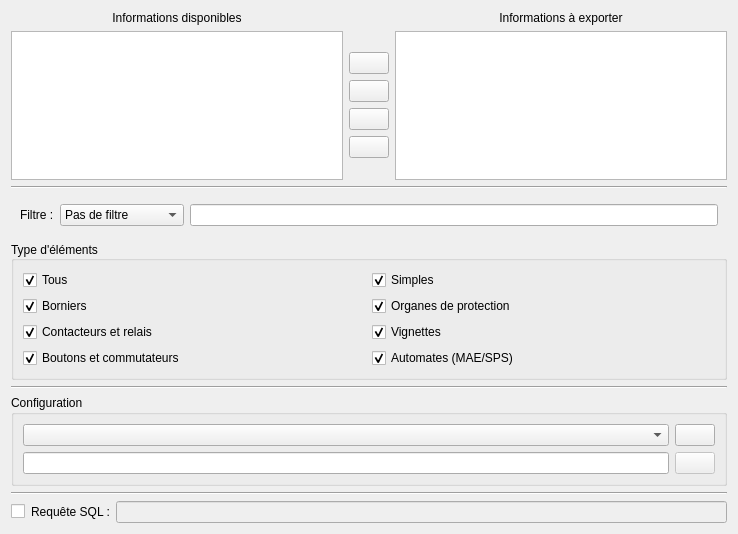
<?xml version="1.0" encoding="UTF-8"?>
<ui version="4.0">
 <class>ElementQueryWidget</class>
 <widget class="QWidget" name="ElementQueryWidget">
  <property name="geometry">
   <rect>
    <x>0</x>
    <y>0</y>
    <width>738</width>
    <height>534</height>
   </rect>
  </property>
  <property name="windowTitle">
   <string>Form</string>
  </property>
  <layout class="QVBoxLayout" name="verticalLayout">
   <item>
    <widget class="QWidget" name="m_info_widget" native="true">
     <layout class="QGridLayout" name="gridLayout">
      <property name="leftMargin">
       <number>0</number>
      </property>
      <property name="topMargin">
       <number>0</number>
      </property>
      <property name="rightMargin">
       <number>0</number>
      </property>
      <property name="bottomMargin">
       <number>0</number>
      </property>
      <item row="0" column="0">
       <widget class="QLabel" name="label_2">
        <property name="text">
         <string>Informations disponibles</string>
        </property>
        <property name="alignment">
         <set>Qt::AlignCenter</set>
        </property>
       </widget>
      </item>
      <item row="0" column="2">
       <widget class="QLabel" name="label">
        <property name="text">
         <string>Informations à exporter</string>
        </property>
        <property name="alignment">
         <set>Qt::AlignCenter</set>
        </property>
        <property name="margin">
         <number>0</number>
        </property>
       </widget>
      </item>
      <item row="1" column="0">
       <widget class="QListWidget" name="m_var_list"/>
      </item>
      <item row="1" column="2">
       <widget class="QListWidget" name="m_choosen_list"/>
      </item>
      <item row="1" column="1">
       <layout class="QVBoxLayout" name="verticalLayout_2" stretch="0,0,0,0,0,0">
        <property name="spacing">
         <number>6</number>
        </property>
        <property name="sizeConstraint">
         <enum>QLayout::SetDefaultConstraint</enum>
        </property>
        <item>
         <spacer name="verticalSpacer">
          <property name="orientation">
           <enum>Qt::Vertical</enum>
          </property>
          <property name="sizeHint" stdset="0">
           <size>
            <width>20</width>
            <height>40</height>
           </size>
          </property>
         </spacer>
        </item>
        <item>
         <widget class="QPushButton" name="m_up_pb">
          <property name="toolTip">
           <string>Monter la sélection</string>
          </property>
          <property name="text">
           <string/>
          </property>
          <property name="icon">
           <iconset theme="go-up" resource="../../../qelectrotech.qrc">
            <normaloff>:/ico/16x16/go-up.png</normaloff>:/ico/16x16/go-up.png</iconset>
          </property>
          <property name="checkable">
           <bool>false</bool>
          </property>
         </widget>
        </item>
        <item>
         <widget class="QPushButton" name="m_add_pb">
          <property name="toolTip">
           <string>Ajouter la sélection</string>
          </property>
          <property name="text">
           <string/>
          </property>
          <property name="icon">
           <iconset theme="list-add" resource="../../../qelectrotech.qrc">
            <normaloff>:/ico/16x16/list-add.png</normaloff>:/ico/16x16/list-add.png</iconset>
          </property>
         </widget>
        </item>
        <item>
         <widget class="QPushButton" name="m_remove_pb">
          <property name="toolTip">
           <string>Supprimer la sélection</string>
          </property>
          <property name="text">
           <string/>
          </property>
          <property name="icon">
           <iconset theme="list-remove" resource="../../../qelectrotech.qrc">
            <normaloff>:/ico/16x16/list-remove.png</normaloff>:/ico/16x16/list-remove.png</iconset>
          </property>
         </widget>
        </item>
        <item>
         <widget class="QPushButton" name="m_down_pb">
          <property name="toolTip">
           <string>Descendre la sélection</string>
          </property>
          <property name="text">
           <string/>
          </property>
          <property name="icon">
           <iconset theme="go-down" resource="../../../qelectrotech.qrc">
            <normaloff>:/ico/16x16/go-down.png</normaloff>:/ico/16x16/go-down.png</iconset>
          </property>
         </widget>
        </item>
        <item>
         <spacer name="verticalSpacer_2">
          <property name="orientation">
           <enum>Qt::Vertical</enum>
          </property>
          <property name="sizeHint" stdset="0">
           <size>
            <width>20</width>
            <height>40</height>
           </size>
          </property>
         </spacer>
        </item>
       </layout>
      </item>
     </layout>
    </widget>
   </item>
   <item>
    <widget class="Line" name="line">
     <property name="orientation">
      <enum>Qt::Horizontal</enum>
     </property>
    </widget>
   </item>
   <item>
    <widget class="QWidget" name="widget" native="true">
     <layout class="QGridLayout" name="gridLayout_3">
      <item row="1" column="1">
       <widget class="QComboBox" name="m_filter_type_cb">
        <item>
         <property name="text">
          <string>Pas de filtre</string>
         </property>
        </item>
        <item>
         <property name="text">
          <string>N'est pas vide</string>
         </property>
        </item>
        <item>
         <property name="text">
          <string>Est vide</string>
         </property>
        </item>
        <item>
         <property name="text">
          <string>Contient</string>
         </property>
        </item>
        <item>
         <property name="text">
          <string>Ne contient pas</string>
         </property>
        </item>
        <item>
         <property name="text">
          <string>Est égal à</string>
         </property>
        </item>
        <item>
         <property name="text">
          <string>N'est pas égale à</string>
         </property>
        </item>
       </widget>
      </item>
      <item row="1" column="2">
       <widget class="QLineEdit" name="m_filter_le"/>
      </item>
      <item row="1" column="0">
       <widget class="QLabel" name="label_4">
        <property name="text">
         <string>Filtre :</string>
        </property>
       </widget>
      </item>
     </layout>
    </widget>
   </item>
   <item>
    <widget class="QWidget" name="m_parametre_widget" native="true">
     <layout class="QHBoxLayout" name="horizontalLayout_3">
      <property name="leftMargin">
       <number>0</number>
      </property>
      <property name="topMargin">
       <number>0</number>
      </property>
      <property name="rightMargin">
       <number>0</number>
      </property>
      <property name="bottomMargin">
       <number>0</number>
      </property>
      <item>
        <widget class="QGroupBox" name="groupBox_3">
         <property name="title">
          <string>Type d'éléments</string>
         </property>
         <property name="alignment">
          <set>Qt::AlignLeading|Qt::AlignLeft|Qt::AlignVCenter</set>
         </property>
         <layout class="QGridLayout" name="gridLayout_4">
          <item row="0" column="0">
           <widget class="QCheckBox" name="m_all_cb">
            <property name="text">
             <string>Tous</string>
            </property>
            <property name="checked">
             <bool>true</bool>
            </property>
           </widget>
          </item>
          <item row="0" column="1">
           <widget class="QCheckBox" name="m_simple_cb">
            <property name="text">
             <string>Simples</string>
            </property>
            <property name="checked">
             <bool>true</bool>
            </property>
           </widget>
          </item>
          <item row="1" column="0">
           <widget class="QCheckBox" name="m_terminal_cb">
            <property name="text">
             <string>Borniers</string>
            </property>
            <property name="checked">
             <bool>true</bool>
            </property>
           </widget>
          </item>
          <item row="1" column="1">
           <widget class="QCheckBox" name="m_protection_cb">
            <property name="text">
             <string>Organes de protection</string>
            </property>
            <property name="checked">
             <bool>true</bool>
            </property>
           </widget>
          </item>
          <item row="2" column="0">
           <widget class="QCheckBox" name="m_coil_cb">
            <property name="text">
             <string>Contacteurs et relais</string>
            </property>
            <property name="checked">
             <bool>true</bool>
            </property>
           </widget>
          </item>
          <item row="2" column="1">
           <widget class="QCheckBox" name="m_thumbnail_cb">
            <property name="text">
             <string>Vignettes</string>
            </property>
            <property name="checked">
             <bool>true</bool>
            </property>
           </widget>
          </item>
          <item row="3" column="0">
           <widget class="QCheckBox" name="m_button_cb">
            <property name="text">
             <string>Boutons et commutateurs</string>
            </property>
            <property name="checked">
             <bool>true</bool>
            </property>
           </widget>
          </item>
          <item row="3" column="1">
           <widget class="QCheckBox" name="m_plc_cb">
            <property name="text">
             <string>Automates (MAE/SPS)</string>
            </property>
            <property name="checked">
             <bool>true</bool>
            </property>
           </widget>
          </item>
         </layout>
        </widget>
      </item>
     </layout>
    </widget>
   </item>
   <item>
    <widget class="Line" name="line_4">
     <property name="orientation">
      <enum>Qt::Horizontal</enum>
     </property>
    </widget>
   </item>
   <item>
    <widget class="QGroupBox" name="groupBox">
     <property name="title">
      <string>Configuration</string>
     </property>
     <layout class="QGridLayout" name="gridLayout_2">
      <item row="0" column="1">
       <widget class="QPushButton" name="m_load_pb">
        <property name="enabled">
         <bool>true</bool>
        </property>
        <property name="toolTip">
         <string>Ouvrir la configuration sélectionné</string>
        </property>
        <property name="text">
         <string/>
        </property>
        <property name="icon">
         <iconset theme="folder-open" resource="../../../qelectrotech.qrc">
          <normaloff>:/ico/16x16/folder-open.png</normaloff>:/ico/16x16/folder-open.png</iconset>
        </property>
       </widget>
      </item>
      <item row="0" column="0">
       <widget class="QComboBox" name="m_conf_cb">
        <property name="editable">
         <bool>false</bool>
        </property>
       </widget>
      </item>
      <item row="1" column="0">
       <widget class="QLineEdit" name="m_save_name_le"/>
      </item>
      <item row="1" column="1">
       <widget class="QPushButton" name="m_save_current_conf_pb">
        <property name="enabled">
         <bool>false</bool>
        </property>
        <property name="toolTip">
         <string>Sauvegarder la configuration actuelle</string>
        </property>
        <property name="text">
         <string/>
        </property>
        <property name="icon">
         <iconset theme="document-save" resource="../../../qelectrotech.qrc">
          <normaloff>:/ico/16x16/document-save.png</normaloff>:/ico/16x16/document-save.png</iconset>
        </property>
        <property name="flat">
         <bool>false</bool>
        </property>
       </widget>
      </item>
     </layout>
    </widget>
   </item>
   <item>
    <widget class="Line" name="line_3">
     <property name="frameShadow">
      <enum>QFrame::Sunken</enum>
     </property>
     <property name="orientation">
      <enum>Qt::Horizontal</enum>
     </property>
    </widget>
   </item>
   <item>
    <layout class="QHBoxLayout" name="horizontalLayout">
     <item>
      <widget class="QCheckBox" name="m_edit_sql_query_cb">
       <property name="toolTip">
        <string>Requête SQL personnalisée</string>
       </property>
       <property name="text">
        <string/>
       </property>
      </widget>
     </item>
     <item>
      <widget class="QLabel" name="label_3">
       <property name="text">
        <string>Requête SQL :</string>
       </property>
      </widget>
     </item>
     <item>
      <widget class="QLineEdit" name="m_sql_query">
       <property name="enabled">
        <bool>false</bool>
       </property>
      </widget>
     </item>
    </layout>
   </item>
  </layout>
 </widget>
 <resources>
  <include location="../../../qelectrotech.qrc"/>
 </resources>
 <connections/>
</ui>
